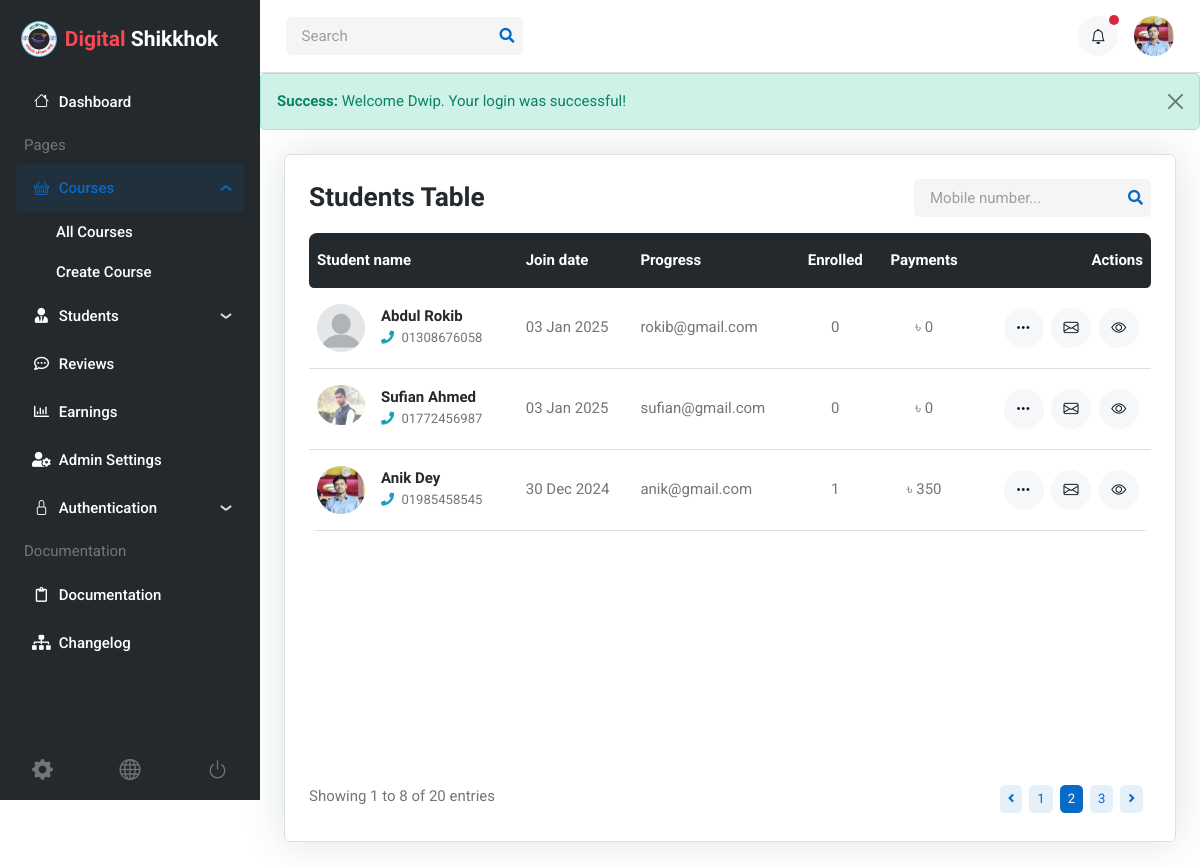
The page /admin/all_students.php (signed in) on the database its author committed.
### tables this page shows
CREATE TABLE `users` (
  `id` int(255) NOT NULL,
  `role` enum('student','admin','instructor') NOT NULL DEFAULT 'student',
  `first_name` varchar(255) NOT NULL,
  `last_name` varchar(255) NOT NULL,
  `phone` varchar(255) NOT NULL,
  `email` varchar(255) NOT NULL,
  `password` varchar(255) NOT NULL,
  `avatar` varchar(255) NOT NULL,
  `created_at` datetime NOT NULL DEFAULT current_timestamp(),
  `updated_at` datetime NOT NULL DEFAULT current_timestamp()
);

### includes/get_records.php (called while the page is built, shortened)
<?php
function get_records_by_conditions($conn, $table_name, $conditions)
{
  $sql = "SELECT * FROM $table_name WHERE $conditions ORDER BY id DESC";
  if ($result = $conn->query($sql)) {
    $results = [];
    while ($row = $result->fetch_assoc()) {
      $results[] = $row;
    }
    return $results;
  } else {
    $_SESSION['error_message'] = "Error: " . $conn->error;
    return [];
  }
}

### includes/helpers.php (called while the page is built, shortened)
<?php
function is_active_page($page)
{
  $current_page = basename($_SERVER['PHP_SELF']);
  return  $current_page == $page ? 'active' : '';
}
function format_date($date)
{
  $date_obj = new DateTime($date);
  return $date_obj->format('d M Y');
}

### includes/get_totals.php (called while the page is built, shortened)
<?php
function total_course_enrolled($conn, $user_id)
{
  $sql = "SELECT COUNT(*) AS count FROM enrollments WHERE user_id = $user_id AND status = 'success'";
  $result = mysqli_query($conn, $sql);
  $row = mysqli_fetch_assoc($result);
  return $row['count'] ?? 0;
}
function total_payment($conn, $user_id)
{
  $sql = "SELECT SUM(c.price) AS total_payment FROM enrollments e JOIN courses c ON e.course_id = c.id WHERE e.user_id = $user_id AND e.status = 'success'";
  $result = mysqli_query($conn, $sql);
  $row = mysqli_fetch_assoc($result);
  return $row['total_payment'] ?? 0;
}

### includes/get_user_by_id.php (called while the page is built, shortened)
<?php
function get_user($conn, $user_id)
{
    $stmt = $conn->prepare("SELECT * FROM users WHERE id = ?");
    $stmt->bind_param("s", $user_id);
    if (!$stmt->execute()) {
        echo "Error executing query: " . $stmt->error;
        return null;
    }
    $result = $stmt->get_result();
    if ($result->num_rows > 0) {
        $user = $result->fetch_assoc();
        return $user;
    } else {
        echo "No user found with the given email.";
        $stmt->close();
        return null;
    }
}
?>

### admin/all_students.php (the view, shortened to what this page needs)
<?php
include('../includes/db.php');
include('../includes/helpers.php');
include('../includes/get_records.php');
include('../includes/get_totals.php');
?>
<div class="page-content-wrapper border">
  <div class="row mb-3">
    <div class="col-12 d-sm-flex justify-content-between align-items-center">
      <h4 class=" mb-2 mb-sm-0">Students Table</h4>
      <div class="nav my-3 my-xl-0 flex-nowrap align-items-center">
        <div class="nav-item w-100">
          <form class="position-relative">
            <input class="form-control pe-5 bg-secondary bg-opacity-10 border-0" type="search" placeholder="Mobile number..." aria-label="Search">
            <button class="bg-transparent px-2 py-0 border-0 position-absolute top-50 end-0 translate-middle-y" type="submit"><i class="fas fa-search fs-6 text-primary"></i></button>
          </form>
        </div>
      </div>
    </div>
  </div>
  <div class="card-body">
    <div class="table-responsive border-0 rounded-3">
      <table class="table table-dark-gray align-middle p-4 mb-0 table-hover">
        <thead>
          <tr>
            <th scope="col" class="border-0 rounded-start">Student name</th>
            <th scope="col" class="border-0">Join date</th>
            <th scope="col" class="border-0">Progress</th>
            <th scope="col" class="border-0 text-center">Enrolled</th>
            <th scope="col" class="border-0 text-center">Payments</th>
            <th scope="col" class="border-0 rounded-end text-end">Actions</th>
          </tr>
        </thead>
        <tbody>
          <?php
          $users = get_records_by_conditions($conn, 'users', 'role = "student"');
          foreach ($users as $user) : ?>
            <tr>
              <td>
                <div class="d-flex align-items-center position-relative">
                  <div class="avatar avatar-md">
                    <img src="../uploads/img/users/<?= $user['avatar'] ? $user['avatar'] : 'blank.png' ?>" class="rounded-circle" alt="">
                  </div>
                  <div class="mb-0 ms-3">
                    <h6 class="mb-0">
                      <a href="#" class="stretched-link">
                        <?= $user['first_name'] ?>
                        <?= $user['last_name'] ?>
                      </a>
                    </h6>
                    <span class="text-body small">
                      <i class="fas fa-phone text-info me-1 mt-1"></i>
                      <?= $user['phone'] ?>
                    </span>
                  </div>
                </div>
              </td>
              <td><?= format_date($user['created_at']) ?></td>
              <td><?= $user['email'] ?></td>
              <td class="text-center"><?= total_course_enrolled($conn, $user['id']) ?></td>
              <td class="text-center">৳ <?= total_payment($conn, $user['id']) ?></td>
              <td class="text-end">
                <span class="dropdown text-end">
                  <a
                    href="#"
                    class="btn btn-light btn-round me-1 mb-1 mb-md-0"
                    role="button"
                    id="dropdownShare2"
                    data-bs-toggle="dropdown"
                    aria-expanded="false">
                    <i class="bi bi-three-dots fa-fw"></i>
                  </a>
                </span>
                <a href="mailto:<?= $user['email'] ?>" class="btn btn-light btn-round me-1 mb-1 mb-md-0" data-bs-toggle="tooltip" data-bs-placement="top" title="Message">
                  <i class="bi bi-envelope"></i>
                </a>
                <a href="#" class="btn btn-light btn-round me-1 mb-1 mb-md-0" data-bs-toggle="tooltip" data-bs-placement="top" title="View">
                  <i class="bi bi-eye"></i>
                </a>
              </td>
            </tr>
          <?php endforeach; ?>
        </tbody>
      </table>
    </div>
  </div>
  <div class="card-footer bg-transparent pt-0">
    <div class="d-sm-flex justify-content-sm-between align-items-sm-center">
      <p class="mb-0 text-center text-sm-start">Showing 1 to 8 of 20 entries</p>
      <nav class="d-flex justify-content-center mb-0" aria-label="navigation">
        <ul class="pagination pagination-sm pagination-primary-soft d-inline-block d-md-flex rounded mb-0">
          <li class="page-item mb-0"><a class="page-link" href="#" tabindex="-1"><i class="fas fa-angle-left"></i></a></li>
          <li class="page-item mb-0"><a class="page-link" href="#">1</a></li>
          <li class="page-item mb-0 active"><a class="page-link" href="#">2</a></li>
          <li class="page-item mb-0"><a class="page-link" href="#">3</a></li>
          <li class="page-item mb-0"><a class="page-link" href="#"><i class="fas fa-angle-right"></i></a></li>
        </ul>
      </nav>
    </div>
  </div>
</div>
<?php
$content = ob_get_clean();
include('../layouts/admin.php');
?>

### layouts/admin.php (shortened to what this page needs)
<?php
include_once('../includes/db.php');
include_once('../includes/helpers.php');
include_once('../includes/get_user_by_id.php');
$user_id = $_SESSION['user_id'];
$user = get_user($conn, $user_id);
?>
<!DOCTYPE html>
<html lang="en">
<head>
    <link rel="stylesheet" type="text/css" href="../assets/vendor/font-awesome/css/all.min.css">
    <link rel="stylesheet" type="text/css" href="../assets/vendor/bootstrap-icons/bootstrap-icons.css">
    <link rel="stylesheet" type="text/css" href="../assets/vendor/choices/css/choices.min.css">
    <link rel="stylesheet" type="text/css" href="../assets/vendor/glightbox/css/glightbox.css">
    <link rel="stylesheet" type="text/css" href="../assets/vendor/quill/css/quill.snow.css">
    <link rel="stylesheet" type="text/css" href="../assets/vendor/stepper/css/bs-stepper.min.css">
    <link rel="stylesheet" type="text/css" href="../assets/vendor/overlay-scrollbar/css/overlayscrollbars.min.css">
    <link rel="stylesheet" type="text/css" href="../assets/css/style.css">
</head>
<body>
    <main>
        <nav class="navbar sidebar navbar-expand-xl navbar-dark bg-dark">
            <div class="d-flex align-items-center">
                <a class="navbar-brand d-flex align-items-center gap-2" href="index-2.html">
                    <img class="navbar-brand-item" src="../assets/images/logo.png" alt="">
                    <h5 class="text-white mb-0"><span style="color:rgb(250, 70, 82)">Digital</span> Shikkhok</h5>
                </a>
            </div>
            <div class="offcanvas offcanvas-start flex-row custom-scrollbar h-100" data-bs-backdrop="true" tabindex="-1" id="offcanvasSidebar">
                <div class="offcanvas-body sidebar-content d-flex flex-column bg-dark">
                    <ul class="navbar-nav flex-column" id="navbar-sidebar">
                        <li class="nav-item"><a href="dashboard.php" class="nav-link"><i class="bi bi-house fa-fw me-2"></i>Dashboard</a></li>
                        <li class="nav-item ms-2 my-2">Pages</li>
                        <li class="nav-item">
                            <a class="nav-link" data-bs-toggle="collapse" href="#collapsepage" role="button" aria-expanded="true" aria-controls="collapsepage">
                                <i class="bi bi-basket fa-fw me-2"></i>Courses
                            </a>
                            <ul class="nav collapse flex-column show" id="collapsepage" data-bs-parent="#navbar-sidebar">
                                <li class="nav-item"> <a class="nav-link <?= is_active_page('all_courses.php') ?>" href="../admin/all_courses.php">All Courses</a></li>
                                <li class="nav-item"> <a class="nav-link <?= is_active_page('create_course.php') ?>" href="../admin/create_course.php">Create Course</a></li>
                            </ul>
                        </li>
                        <li class="nav-item">
                            <a class="nav-link" data-bs-toggle="collapse" href="#collapsestudent" role="button" aria-expanded="false" aria-controls="collapsestudent">
                                <i class="fas fa-user-tie fa-fw me-2"></i>Students
                            </a>
                        </li>
                        <li class="nav-item"> <a class="nav-link" href="admin-review.html"><i class="far fa-comment-dots fa-fw me-2"></i>Reviews</a></li>
                        <li class="nav-item"> <a class="nav-link" href="admin-earning.html"><i class="far fa-chart-bar fa-fw me-2"></i>Earnings</a></li>
                        <li class="nav-item"> <a class="nav-link" href="admin-setting.html"><i class="fas fa-user-cog fa-fw me-2"></i>Admin Settings</a></li>
                        <li class="nav-item">
                            <a class="nav-link" data-bs-toggle="collapse" href="#collapseauthentication" role="button" aria-expanded="false" aria-controls="collapseauthentication">
                                <i class="bi bi-lock fa-fw me-2"></i>Authentication
                            </a>
                        </li>
                        <li class="nav-item ms-2 my-2">Documentation</li>
                        <li class="nav-item"> <a class="nav-link" href="docs/index.html"><i class="far fa-clipboard fa-fw me-2"></i>Documentation</a></li>
                        <li class="nav-item"> <a class="nav-link" href="docs/changelog.html"><i class="fas fa-sitemap fa-fw me-2"></i>Changelog</a></li>
                    </ul>
                    <div class="px-3 mt-auto pt-3">
                        <div class="d-flex align-items-center justify-content-between text-primary-hover">
                            <a class="h5 mb-0 text-body" href="admin-setting.html" data-bs-toggle="tooltip" data-bs-placement="top" title="Settings">
                                <i class="bi bi-gear-fill"></i>
                            </a>
                            <a class="h5 mb-0 text-body" href="index-2.html" data-bs-toggle="tooltip" data-bs-placement="top" title="Home">
                                <i class="bi bi-globe"></i>
                            </a>
                            <a class="h5 mb-0 text-body" href="sign-in.html" data-bs-toggle="tooltip" data-bs-placement="top" title="Sign out">
                                <i class="bi bi-power"></i>
                            </a>
                        </div>
                    </div>
                </div>
            </div>
        </nav>
        <div class="page-content">
            <nav class="navbar top-bar navbar-light border-bottom py-0 py-xl-3">
                <div class="container-fluid p-0">
                    <div class="d-flex align-items-center w-100">
                        <div class="navbar-expand-lg ms-auto ms-xl-0">
                            <div class="collapse navbar-collapse w-100" id="navbarTopContent">
                                <div class="nav my-3 my-xl-0 flex-nowrap align-items-center">
                                    <div class="nav-item w-100">
                                        <form class="position-relative">
                                            <input class="form-control pe-5 bg-secondary bg-opacity-10 border-0" type="search" placeholder="Search" aria-label="Search">
                                            <button class="bg-transparent px-2 py-0 border-0 position-absolute top-50 end-0 translate-middle-y" type="submit"><i class="fas fa-search fs-6 text-primary"></i></button>
                                        </form>
                                    </div>
                                </div>
                            </div>
                        </div>
                        <div class="ms-xl-auto">
                            <ul class="navbar-nav flex-row align-items-center">
                                <li class="nav-item ms-2 ms-md-3 dropdown">
                                    <a class="btn btn-light btn-round mb-0" href="#" role="button" data-bs-toggle="dropdown" aria-expanded="false" data-bs-auto-close="outside">
                                        <i class="bi bi-bell fa-fw"></i>
                                    </a>
                                    <span class="notif-badge animation-blink"></span>
                                </li>
                                <li class="nav-item ms-2 ms-md-3 dropdown">
                                    <a class="avatar avatar-sm p-0" href="#" id="profileDropdown" role="button" data-bs-auto-close="outside" data-bs-display="static" data-bs-toggle="dropdown" aria-expanded="false">
                                        <img class="avatar-img rounded-circle" src="../uploads/img/users/<?= $user['avatar'] ?>" alt="avatar">
                                    </a>
                                </li>
                            </ul>
                        </div>
                    </div>
                </div>
            </nav>
            <?php
            if (isset($_SESSION['error_message']) || isset($_SESSION['success_message'])) {
                $alert_type = isset($_SESSION['error_message']) ? 'warning' : 'success';
                $message = isset($_SESSION['error_message']) ? $_SESSION['error_message'] : $_SESSION['success_message'];
            ?>
                <div class="alert alert-<?= $alert_type ?> alert-dismissible fade show" role="alert">
                    <strong><?= $alert_type === 'warning' ? 'Error:' : 'Success:' ?></strong> <?= htmlspecialchars($message) ?>
                    <button type="button" class="btn-close" data-bs-dismiss="alert" aria-label="Close"></button>
                </div>
            <?php
            }
            ?>
            <div>
                <?php echo $content; ?>
            </div>
        </div>
    </main>
</body>
</html>

### rows shown on the page
users: avatar (picture)
users: first_name "Abdul", last_name "Rokib", phone "01308676058", created_at "03 Jan 2025", email "rokib@gmail.com", id "0"
users: avatar (picture), first_name "Sufian", last_name "Ahmed", phone "01772456987", created_at "03 Jan 2025", email "sufian@gmail.com", id "0"
users: avatar (picture), first_name "Anik", last_name "Dey", phone "01985458545", created_at "30 Dec 2024", email "anik@gmail.com", id "1", id "350"

### other values the page prints
$message "Welcome Dwip. Your login was successful!"
